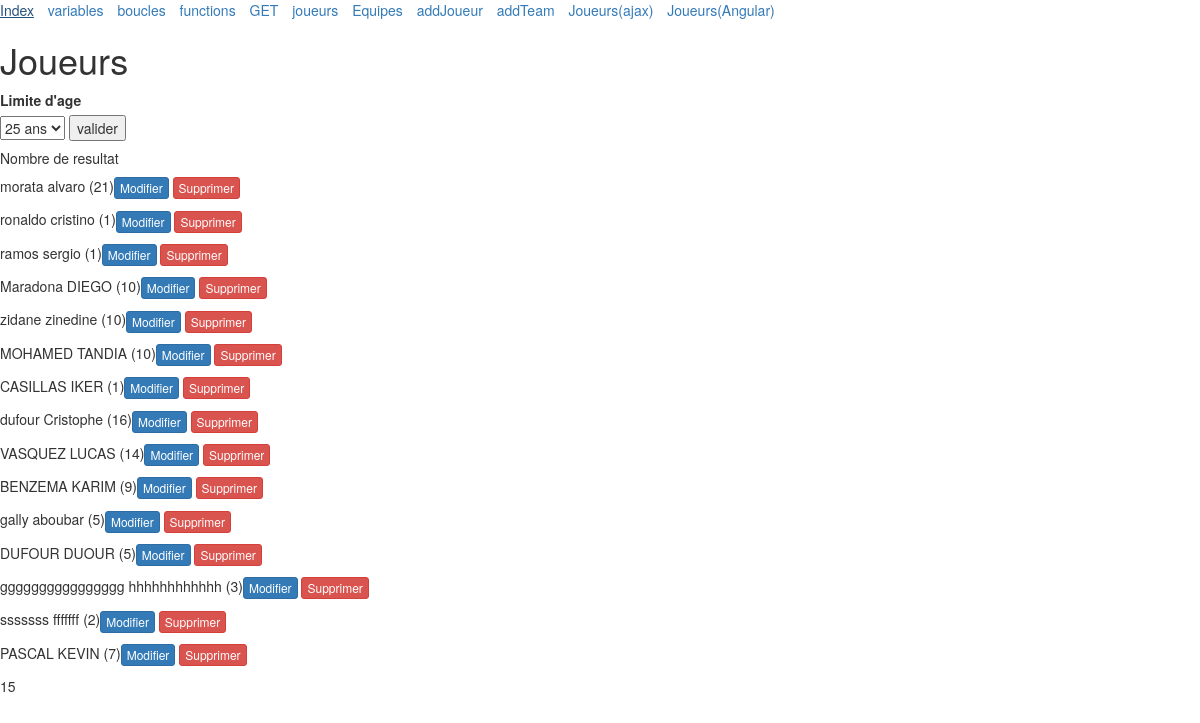
The app's page /_joueurs.php with its own data.
### tables this page shows
CREATE TABLE `joueur` (
  `id` int(11) NOT NULL,
  `nom` varchar(255) NOT NULL,
  `prenom` varchar(255) NOT NULL,
  `age` int(11) NOT NULL,
  `numero_maillot` int(3) NOT NULL,
  `equipe` varchar(255) NOT NULL
);

### _joueurs.php (the view, shortened to what this page needs)
<?php
include "includes/header.php";
include "includes/menu.php";
$db = new PDO("mysql:host=localhost;dbname=Formation-POEC","root","");
if (isset($agelimit))
	{
		$query = $db->prepare('SELECT * FROM Joueur WHERE age < ' . $agelimit);
	}
	else
	{
		$query = $db->prepare('SELECT * FROM Joueur');
	}
$query->execute();
?>
<h1>Joueurs</h1>
<label>Limite d'age</label>
<div>
	<form >
 	  <select name="agelimit">
   		<option value="25">25 ans</option>
  	 </select>
  	 <input type="submit"  value="valider">
  </form>
</div>
 <p>  <h5> Nombre de resultat </h5>  </p>
<?php
	$i = 0;
while ($joueur = $query->fetch())
	{
		$i++;
		if ($joueur['numero_maillot'] > 0 && ($joueur['numero_maillot'] < 10000))
		{
			echo "<p>" . $joueur['prenom'] . " " . $joueur['nom'] ." " . " (" .
			$joueur['numero_maillot'] . ")";
		}
		else
		{
			echo "<p>" . $joueur['prenom'] . " " . $joueur['nom']  . "" ;
		}
		echo('<a class="btn btn-primary btn-xs" href ="updatePlayer.php?id='.$joueur['id'].'" > Modifier </a>');
		echo('<a class="btn btn-danger btn-xs" href ="deletePlayer.php?id='.$joueur['id'].'" > Supprimer </a>');
	}
	echo  '<p>' .$i. '</p>';
?>
<?php  include "includes/footer.php" ?>

### records on screen
joueur: prenom "morata", nom "alvaro", numero_maillot "21"
joueur: prenom "ronaldo", nom "cristino", numero_maillot "1"
joueur: prenom "ramos", nom "sergio", numero_maillot "1"
joueur: prenom "Maradona", nom "DIEGO", numero_maillot "10"
joueur: prenom "zidane", nom "zinedine", numero_maillot "10"
joueur: prenom "MOHAMED", nom "TANDIA", numero_maillot "10"
joueur: prenom "CASILLAS", nom "IKER", numero_maillot "1"
joueur: prenom "dufour", nom "Cristophe", numero_maillot "16"
joueur: prenom "VASQUEZ", nom "LUCAS", numero_maillot "14"
joueur: prenom "BENZEMA", nom "KARIM", numero_maillot "9"
joueur: prenom "gally", nom "aboubar", numero_maillot "5"
joueur: prenom "DUFOUR", nom "DUOUR", numero_maillot "5"
joueur: prenom "gggggggggggggggg", nom "hhhhhhhhhhhh", numero_maillot "3"
joueur: prenom "sssssss", nom "fffffff", numero_maillot "2"
joueur: prenom "PASCAL", nom "KEVIN", numero_maillot "7"

### other values on screen
$menu["label"] "Index"
$menu["label"] "variables"
$menu["label"] "boucles"
$menu["label"] "functions"
$menu["label"] "GET"
$menu["label"] "joueurs"
$menu["label"] "Equipes"
$menu["label"] "addJoueur"
$menu["label"] "addTeam"
$menu["label"] "Joueurs(ajax)"
$menu["label"] "Joueurs(Angular)"
$i "15"
